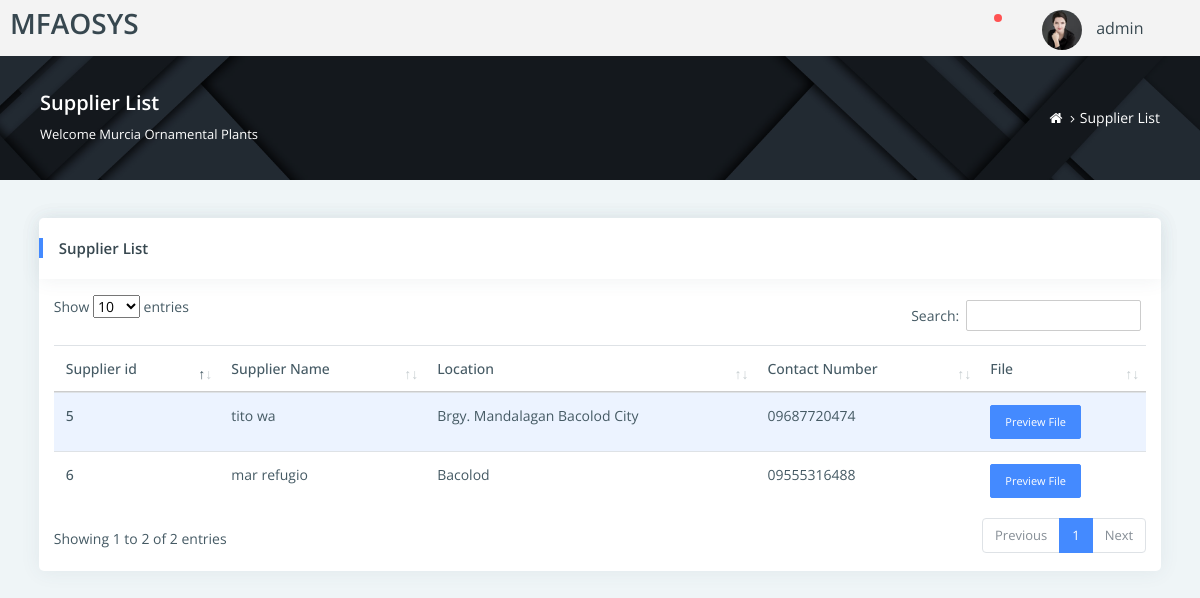
/admin1/supplierlist.php (signed in), run on the app's committed database.
### tables this page shows
CREATE TABLE `tblsupplier` (
  `supplier_id` int(11) NOT NULL,
  `supplier_name` varchar(150) NOT NULL,
  `supplier_password` varchar(150) NOT NULL,
  `active` int(1) NOT NULL DEFAULT 0,
  `supplier_location` varchar(100) NOT NULL,
  `contact_no` varchar(50) NOT NULL,
  `reference_id` varchar(20) NOT NULL,
  `uploaded_file` varchar(100) NOT NULL
);

### admin1/supplierlist.php (the view, shortened to what this page needs)
<?php
  include('../include/connection.php');
 ?>
<!DOCTYPE html>
<html lang="en">
<head>
    <link rel="stylesheet" href="assets/pages/waves/css/waves.min.css" type="text/css" media="all">
    <link rel="stylesheet" type="text/css" href="assets/css/bootstrap/css/bootstrap.min.css">
    <link rel="stylesheet" href="assets/pages/waves/css/waves.min.css" type="text/css" media="all">
    <link rel="stylesheet" type="text/css" href="assets/icon/themify-icons/themify-icons.css">
    <link rel="stylesheet" type="text/css" href="assets/icon/icofont/css/icofont.css">
    <link rel="stylesheet" type="text/css" href="assets/css/font-awesome-n.min.css">
    <link rel="stylesheet" type="text/css" href="assets/css/font-awesome.min.css">
    <link rel="stylesheet" type="text/css" href="assets/css/jquery.mCustomScrollbar.css">
    <link rel="stylesheet" type="text/css" href="assets/css/style.css">
    <link rel="stylesheet" type="text/css" href="../DataTables/datatables.min.css"/>
</head>
<body>
    <div id="pcoded" class="pcoded">
        <div class="pcoded-container navbar-wrapper">
            <?php include('include/adminheader.php'); ?>
            <div class="pcoded-main-container">
                <div class="pcoded-wrapper">
                    <div class="pcoded-content">
                        <div class="page-header">
                            <div class="page-block">
                                <div class="row align-items-center">
                                    <div class="col-md-8">
                                        <div class="page-header-title">
                                            <h5 class="m-b-10">Supplier List</h5>
                                            <p class="m-b-0">Welcome Murcia Ornamental Plants</p>
                                        </div>
                                    </div>
                                    <div class="col-md-4">
                                        <ul class="breadcrumb">
                                            <li class="breadcrumb-item">
                                                <a href="index.html"> <i class="fa fa-home"></i> </a>
                                            </li>
                                            <li class="breadcrumb-item"><a href="#!">Supplier List</a>
                                            </li>
                                        </ul>
                                    </div>
                                </div>
                            </div>
                        </div>
                        <div class="pcoded-inner-content">
                            <div class="main-body">
                                <div class="page-wrapper">
                                    <div class="page-body">
                                                    <div class="card table-card">
                                                    <div class="card-header">
                                                        <h5>Supplier List</h5>
                                                    </div>
                                                    <div class="container-fluid mt-3  mb-3">
                                               <!-- <div class="card-block table-border-style">
                                                <div> -->
                                                    <table id="example" class="table table-striped" style="width:100%">
                                                        <thead>
                                                            <tr>
                                                                <th>Supplier id</th>
                                                                 <th>Supplier Name</th>
                                                                 <th>Location</th>
                                                                 <th>Contact Number</th>
                                                                 <th>File</th>
                                                            </tr>
                                                        </thead>
                                                        <tbody>
                                                            <?php
                                                                $query = mysqli_query($con, "SELECT * FROM `tblsupplier` WHERE active = 1");
                                                                while($row = mysqli_fetch_array($query)){
                                                             ?>
                                                            <tr>
                                                                <th><?php echo $row['supplier_id']; ?></th>
                                                                <td><?php echo $row['supplier_name']; ?></td>
                                                                <td><?php echo $row['supplier_location']; ?></td>
                                                                <td><?php echo $row['contact_no']; ?></td>
                                                                <td><a target="_blank" class="btn btn-primary btn-sm" href="../uploaded_files/<?php echo $row['uploaded_file']; ?>">Preview File</a></td>
                                                            </tr>
                                                        <?php } ?>
                                                        </tbody>
                                                    </table>
                                                    </div>
                                                </div>
                                            </div>
                                    </div>
                                </div>
                            </div>
                        </div>
                    </div>
                </div>
            </div>
        </div>
</body>
</html>

### data on the page
tblsupplier: supplier_id "5", supplier_name "tito wa", supplier_location "Brgy. Mandalagan Bacolod City", contact_no "09687720474"
tblsupplier: supplier_id "6", supplier_name "mar refugio", supplier_location "Bacolod", contact_no "09555316488"

### other printed values
$_SESSION['username'] "admin"
